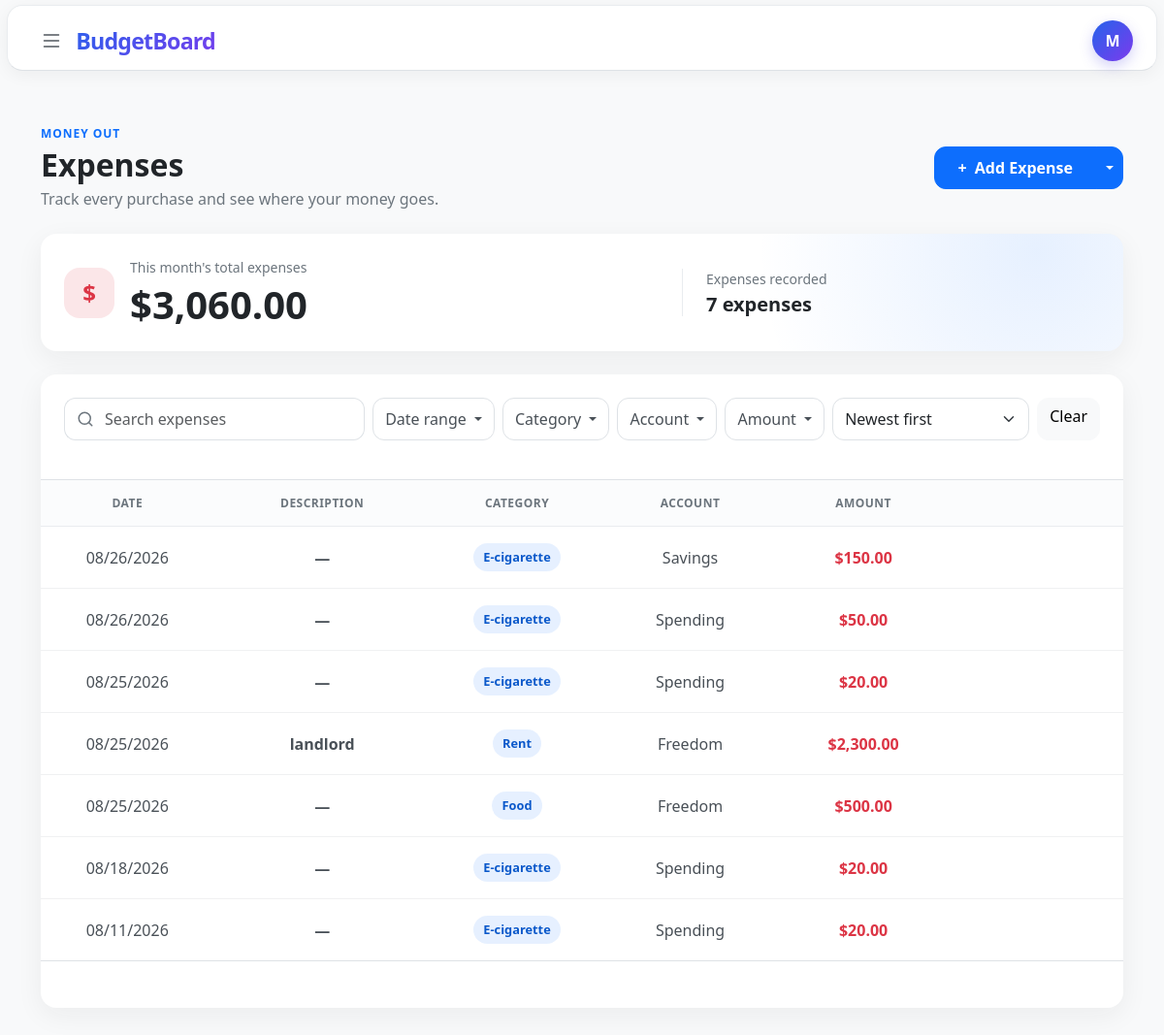
The app's page /expenses (signed in), older data.
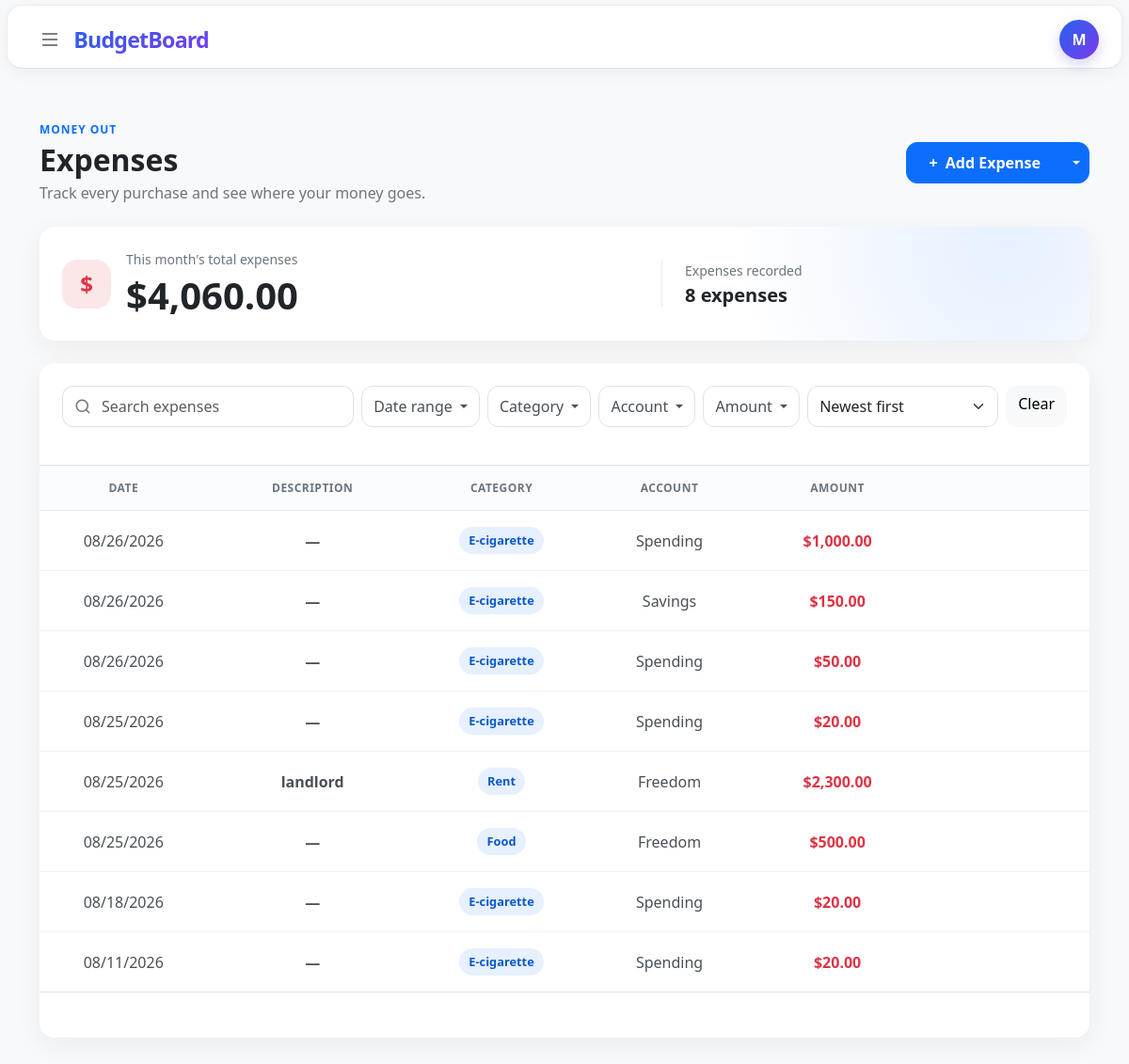
The same page, newer data.
### tables this page shows
CREATE TABLE expenses (
    id INTEGER PRIMARY KEY AUTOINCREMENT,
    user_id INTEGER NOT NULL,
    amount NUMERIC NOT NULL,
    category_id INTEGER NOT NULL,
    description TEXT,
    account_id INTEGER NOT NULL,
    date DATETIME NOT NULL DEFAULT CURRENT_TIMESTAMP,
    added_at DATETIME NOT NULL DEFAULT CURRENT_TIMESTAMP,

    FOREIGN KEY (user_id) REFERENCES users(id),
    FOREIGN KEY (category_id) REFERENCES categories(id),
    FOREIGN KEY (account_id) REFERENCES accounts(id)
);

CREATE TABLE categories (
    id INTEGER PRIMARY KEY AUTOINCREMENT,
    user_id INTEGER NOT NULL,
    name TEXT NOT NULL COLLATE NOCASE,
    type TEXT NOT NULL CHECK (
        type IN ('income', 'expense')
    ),
    created_at DATETIME NOT NULL DEFAULT CURRENT_TIMESTAMP,

    FOREIGN KEY (user_id) REFERENCES users(id),
    UNIQUE (user_id, name, type)
);

CREATE TABLE accounts(
    id INTEGER PRIMARY KEY AUTOINCREMENT,
    user_id INTEGER NOT NULL,
    name TEXT NOT NULL,
    type TEXT NOT NULL CHECK (
        type IN (
            'checking',
            'savings',
            'cash',
            'credit card',
            'investment',
            'other'
        )
    ),
    bank TEXT,
    created_at DATETIME NOT NULL DEFAULT CURRENT_TIMESTAMP, active INTEGER NOT NULL DEFAULT 1
CHECK (active IN (0, 1)),

    FOREIGN KEY (user_id) REFERENCES users(id)
);

### app.py (the view, shortened to what this page needs)
@app.route("/expenses", defaults={"limit": "10"}, methods=["GET", "POST"])
@app.route("/expenses/<limit>", methods=["GET", "POST"])
@login_required
def expenses(limit):
    action = (request.form.get("action") or "").strip()
    if request.method == "GET":
        process_recurrent_events(db, session["user_id"])
    return transaction_page(db, "expenses", limit)

### helpers.py (called while the page is built)
def login_required(f):
    @wraps(f)
    def decorated_function(*args, **kwargs):
        if session.get("user_id") is None:
            return redirect("/login")
        return f(*args, **kwargs)
    return decorated_function

def usd(value):
    sign = "-" if value < 0 else ""
    return f"{sign}${abs(value):,.2f}"

def get_transaction_settings(transaction_table):
    transaction_settings = {
        "income": {
            "table": "income",
            "category_type": "income",
            "endpoint": "income",
            "label": "Income",
            "template": "income.html",
            "amount_class": "text-success",
            "empty_message": "No income has been recorded yet."
        },
        "expenses": {
            "table": "expenses",
            "category_type": "expense",
            "endpoint": "expenses",
            "label": "Expense",
            "template": "expenses.html",
            "amount_class": "text-danger",
            "empty_message": "No expenses have been recorded yet."
        }
    }
    try:
        return transaction_settings[transaction_table]
    except KeyError as error:
        raise ValueError("Unsupported transaction table.") from error

### templates/expenses.html (shortened to what the changed rows need)
{% extends "layout.html" %}
{% from "_transaction_rows.html" import transaction_rows %}
{% block main %}
    <section class="income-page expense-page py-4 py-lg-5">
        <div class="container-xl">
            <div class="d-flex flex-column flex-sm-row align-items-sm-center justify-content-between gap-3 mb-4">
                <div>
                    <h1 class="h2 fw-bold mb-1">Expenses</h1>
                </div>
            </div>
            <div class="card income-summary-card border-0 mb-4">
                <div class="card-body p-4">
                    <div class="row align-items-center g-4">
                        <div class="col-sm-7">
                            <div class="d-flex align-items-center gap-3">
                                <div>
                                    <p class="text-secondary small mb-1">This month's total expenses</p>
                                    <p class="display-6 fw-bold mb-0">{{ summary["total"] | usd }}</p>
                                </div>
                            </div>
                        </div>
                        <div class="col-sm-5">
                            <div class="income-summary-detail ps-sm-4">
                                <p class="text-secondary small mb-1">Expenses recorded</p>
                                <p class="h5 fw-semibold mb-0">
                                    {{ summary["count"] }}
                                    {{ "expense" if summary["count"] == 1 else "expenses" }}
                                </p>
                            </div>
                        </div>
                    </div>
                </div>
            </div>
            <div class="card income-list-card border-0" id="transaction-results-card">
                <div class="card-body p-0">
                    <div class="table-responsive">
                        <table class="table income-table align-middle mb-0">
                            <colgroup>
                            </colgroup>
                            <thead>
                                <tr>
                                    <th scope="col">Date</th>
                                    <th scope="col">Description</th>
                                    <th scope="col">Category</th>
                                    <th scope="col">Account</th>
                                    <th class="income-amount-column" scope="col">Amount</th>
                                    <th class="transaction-action-column" scope="col">
                                    </th>
                                </tr>
                            </thead>
                            <tbody id="transaction-results-body">
                                {{ transaction_rows(
                                    entries,
                                    accounts,
                                    transaction_page_url,
                                    transaction_amount_class,
                                    transaction_empty_message,
                                    "expense-category-options"
                                ) }}
                            </tbody>
                        </table>
                    </div>
                </div>
            </div>
        </div>
    </section>
{% endblock %}

### templates/_transaction_rows.html (shortened to what this page needs)
{% macro transaction_rows(entries, accounts, transaction_page_url, amount_class, empty_message, category_list_id) %}
    {% for entry in entries %}
        {% set editor_target = '.transaction-item-' ~ entry['id'] %}
        <tr class="transaction-row">
            <td>
                <div class="collapse show {{ editor_target[1:] }}">
                    <span class="text-nowrap">{{ entry["display_date"] }}</span>
                </div>
            </td>
            <td>
                <div class="collapse show {{ editor_target[1:] }}">
                    <span class="fw-semibold">{{ entry["description"] or "—" }}</span>
                </div>
            </td>
            <td>
                <div class="collapse show {{ editor_target[1:] }}">
                    <span class="income-category">{{ entry["category"] }}</span>
                </div>
            </td>
            <td>
                <div class="collapse show {{ editor_target[1:] }}">
                    {{ entry["account"] }}
                </div>
            </td>
            <td class="income-amount-column fw-semibold {{ amount_class }}">
                <div class="collapse show {{ editor_target[1:] }}">
                    {{ entry["amount"] | usd }}
                </div>
            </td>
            <td class="transaction-action-column">
                <div class="collapse show {{ editor_target[1:] }}">
                </div>
            </td>
        </tr>
    {% else %}
        <tr>
            <td class="text-center text-secondary py-5" colspan="6">
                {{ empty_message }}
            </td>
        </tr>
    {% endfor %}
{% endmacro %}

Row changes from the older to the newer data that the page shows:
added expenses: display_date "08/26/2026", entry "—", category "E-cigarette", account "Spending", amount "$1,000.00"
Text that changed along with them:
{{ summary["total"] | usd }}: "$3,060.00" → "$4,060.00"
{{ summary["count"] }}: "7" → "8"
